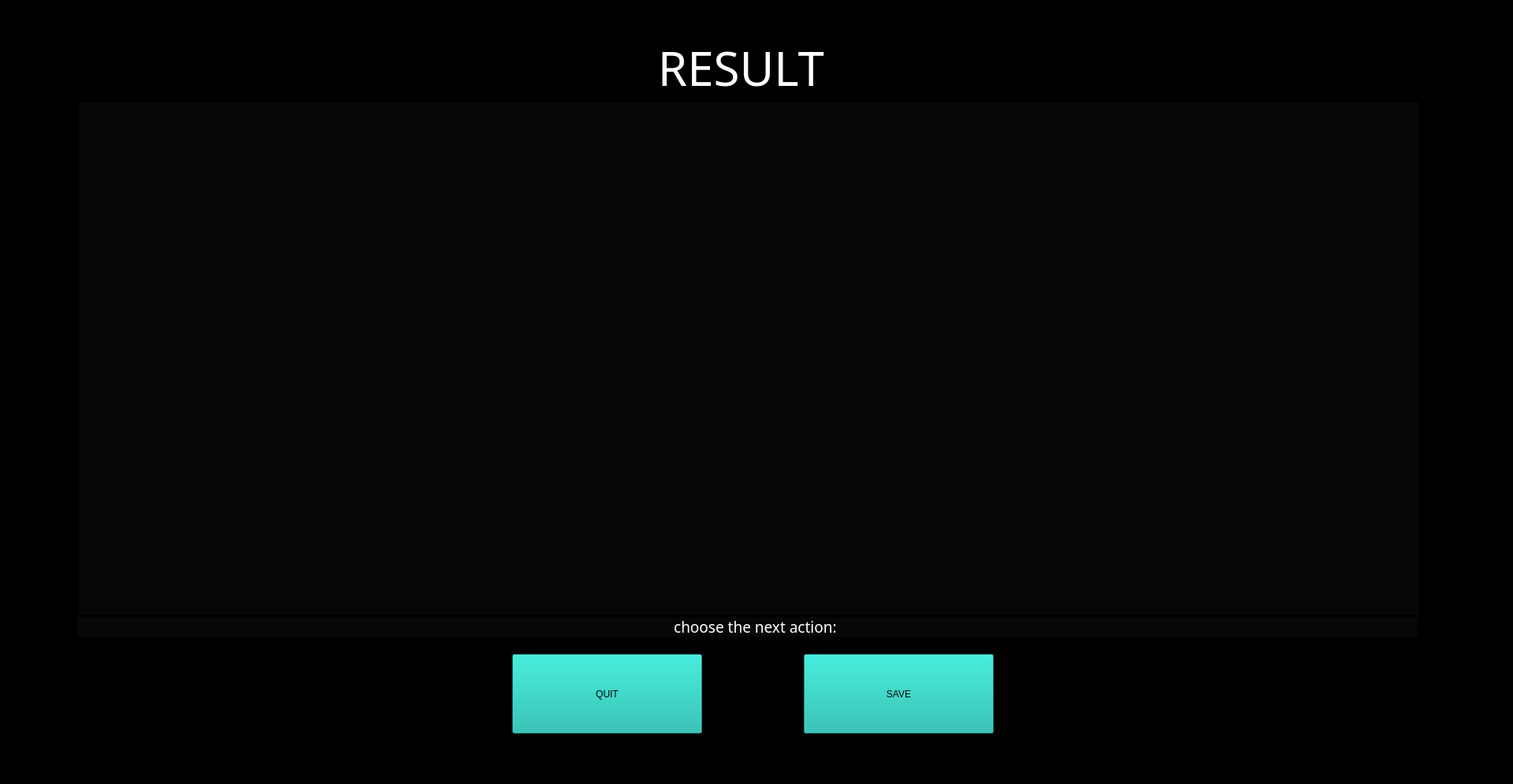
<?xml version="1.0" encoding="UTF-8"?>
<ui version="4.0">
 <class>MainWindow</class>
 <widget class="QMainWindow" name="MainWindow">
  <property name="geometry">
   <rect>
    <x>0</x>
    <y>0</y>
    <width>1920</width>
    <height>995</height>
   </rect>
  </property>
  <property name="minimumSize">
   <size>
    <width>1920</width>
    <height>995</height>
   </size>
  </property>
  <property name="maximumSize">
   <size>
    <width>1920</width>
    <height>995</height>
   </size>
  </property>
  <property name="font">
   <font>
    <pointsize>14</pointsize>
   </font>
  </property>
  <property name="windowTitle">
   <string>MainWindow</string>
  </property>
  <property name="styleSheet">
   <string notr="true">background-color: rgb(0, 0, 0);
color: rgb(255, 255, 255);</string>
  </property>
  <widget class="QWidget" name="centralwidget">
   <property name="maximumSize">
    <size>
     <width>16777215</width>
     <height>977</height>
    </size>
   </property>
   <widget class="QLabel" name="label">
    <property name="geometry">
     <rect>
      <x>100</x>
      <y>130</y>
      <width>1700</width>
      <height>650</height>
     </rect>
    </property>
    <property name="sizePolicy">
     <sizepolicy hsizetype="Expanding" vsizetype="Expanding">
      <horstretch>0</horstretch>
      <verstretch>0</verstretch>
     </sizepolicy>
    </property>
    <property name="minimumSize">
     <size>
      <width>1700</width>
      <height>650</height>
     </size>
    </property>
    <property name="maximumSize">
     <size>
      <width>1700</width>
      <height>650</height>
     </size>
    </property>
    <property name="baseSize">
     <size>
      <width>1898</width>
      <height>700</height>
     </size>
    </property>
    <property name="font">
     <font>
      <family>Tw Cen MT</family>
      <pointsize>14</pointsize>
      <weight>9</weight>
      <italic>false</italic>
      <bold>false</bold>
     </font>
    </property>
    <property name="layoutDirection">
     <enum>Qt::LeftToRight</enum>
    </property>
    <property name="styleSheet">
     <string notr="true">background-color: rgb(7, 7, 7);
font: 75 14pt &quot;Tw Cen MT&quot;;</string>
    </property>
    <property name="text">
     <string/>
    </property>
    <property name="alignment">
     <set>Qt::AlignCenter</set>
    </property>
    <property name="margin">
     <number>1</number>
    </property>
   </widget>
   <widget class="QLabel" name="label_3">
    <property name="geometry">
     <rect>
      <x>98</x>
      <y>783</y>
      <width>1701</width>
      <height>25</height>
     </rect>
    </property>
    <property name="sizePolicy">
     <sizepolicy hsizetype="Expanding" vsizetype="Fixed">
      <horstretch>0</horstretch>
      <verstretch>0</verstretch>
     </sizepolicy>
    </property>
    <property name="maximumSize">
     <size>
      <width>16777215</width>
      <height>25</height>
     </size>
    </property>
    <property name="baseSize">
     <size>
      <width>10</width>
      <height>10</height>
     </size>
    </property>
    <property name="font">
     <font>
      <family>Tw Cen MT</family>
      <pointsize>14</pointsize>
      <weight>9</weight>
      <italic>false</italic>
      <bold>false</bold>
     </font>
    </property>
    <property name="styleSheet">
     <string notr="true">background-color: rgb(7, 7, 7);
border-color: rgb(0, 0, 0);
font: 75 14pt &quot;Tw Cen MT&quot;;</string>
    </property>
    <property name="text">
     <string>    choose the next action:</string>
    </property>
    <property name="alignment">
     <set>Qt::AlignCenter</set>
    </property>
    <property name="margin">
     <number>1</number>
    </property>
   </widget>
   <widget class="QPushButton" name="quitButton">
    <property name="geometry">
     <rect>
      <x>650</x>
      <y>830</y>
      <width>241</width>
      <height>101</height>
     </rect>
    </property>
    <property name="styleSheet">
     <string notr="true">background-color: rgb(13, 183, 168);
font:  26pt &quot;Tw Cen MT&quot;;
color: rgb(7, 7, 7);</string>
    </property>
    <property name="text">
     <string>QUIT</string>
    </property>
   </widget>
   <widget class="QPushButton" name="saveButton">
    <property name="geometry">
     <rect>
      <x>1020</x>
      <y>830</y>
      <width>241</width>
      <height>101</height>
     </rect>
    </property>
    <property name="styleSheet">
     <string notr="true">background-color: rgb(13, 183, 168);
font: 26pt &quot;Tw Cen MT&quot;;
color: rgb(7, 7, 7);</string>
    </property>
    <property name="text">
     <string>SAVE</string>
    </property>
   </widget>
   <widget class="QLabel" name="label_6">
    <property name="geometry">
     <rect>
      <x>790</x>
      <y>40</y>
      <width>301</width>
      <height>90</height>
     </rect>
    </property>
    <property name="sizePolicy">
     <sizepolicy hsizetype="Expanding" vsizetype="Expanding">
      <horstretch>0</horstretch>
      <verstretch>0</verstretch>
     </sizepolicy>
    </property>
    <property name="minimumSize">
     <size>
      <width>0</width>
      <height>90</height>
     </size>
    </property>
    <property name="maximumSize">
     <size>
      <width>16777215</width>
      <height>90</height>
     </size>
    </property>
    <property name="font">
     <font>
      <family>Modern No. 20</family>
      <pointsize>45</pointsize>
      <weight>50</weight>
      <italic>false</italic>
      <bold>false</bold>
     </font>
    </property>
    <property name="styleSheet">
     <string notr="true">font: 85 35pt &quot;Tw Cen MT&quot;;
font: 45pt &quot;Modern No. 20&quot;;

background-color: qradialgradient(spread:pad, cx:0.5, cy:0.5, radius:0.5, fx:0.5, fy:0.5, stop:0 rgba(255, 255, 255, 0), stop:0.1 rgba(255, 255, 255, 0), stop:0.2 rgba(255, 176, 176, 0), stop:0.3 rgba(255, 151, 151, 0), stop:0.4 rgba(255, 125, 125, 0), stop:0.5 rgba(255, 76, 76, 0), stop:0.52 rgba(255, 76, 76, 0), stop:0.6 rgba(255, 180, 180, 0), stop:1 rgba(255, 255, 255, 0));
</string>
    </property>
    <property name="text">
     <string>RESULT</string>
    </property>
    <property name="alignment">
     <set>Qt::AlignCenter</set>
    </property>
   </widget>
   <widget class="QLabel" name="label_4">
    <property name="geometry">
     <rect>
      <x>0</x>
      <y>25</y>
      <width>1931</width>
      <height>941</height>
     </rect>
    </property>
    <property name="styleSheet">
     <string notr="true">background-image: url(:/wallpaper1.jpg);</string>
    </property>
    <property name="text">
     <string/>
    </property>
   </widget>
   <zorder>label_4</zorder>
   <zorder>label</zorder>
   <zorder>label_3</zorder>
   <zorder>quitButton</zorder>
   <zorder>saveButton</zorder>
   <zorder>label_6</zorder>
  </widget>
  <widget class="QStatusBar" name="statusbar"/>
 </widget>
 <resources>
  <include location="backgr.qrc"/>
 </resources>
 <connections/>
</ui>
